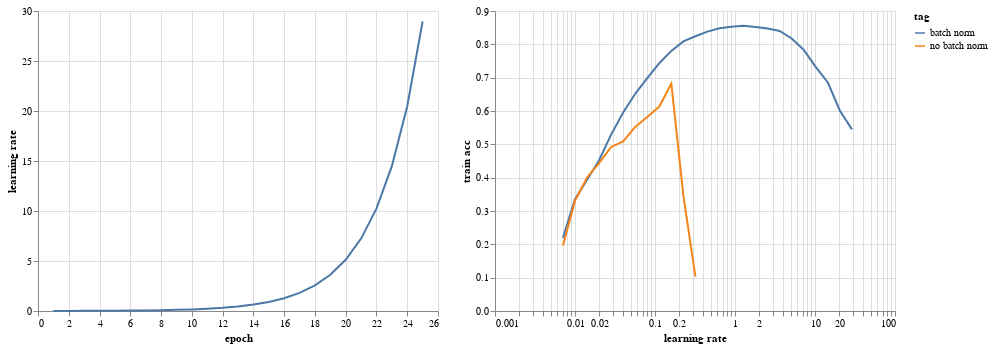

Notebook code cell kept with this figure:
### Markdown cell above
#### Results

### Code cell
fig['lr'] | fig['train acc']

### Figure 1 — Vega-Lite specification as saved in the notebook (floating-point values rounded to 4 significant figures)
{"config": {"view": {"continuousWidth": 400, "continuousHeight": 300}}, "hconcat": [{"data": {"name": "data-f5c2b3ab83f78cb819d4d487f401b039"}, "mark": "line", "encoding": {"x": {"type": "quantitative", "field": "epoch"}, "y": {"type": "quantitative", "field": "learning rate"}}}, {"data": {"name": "data-f5c2b3ab83f78cb819d4d487f401b039"}, "mark": "line", "encoding": {"color": {"type": "nominal", "field": "tag"}, "x": {"type": "quantitative", "field": "learning rate", "scale": {"base": 10, "type": "log"}}, "y": {"type": "quantitative", "field": "train acc"}}}], "$schema": "https://vega.github.io/schema/vega-lite/v4.8.1.json", "datasets": {"data-f5c2b3ab83f78cb819d4d487f401b039": [{"tag": "batch norm", "epoch": 1, "learning rate": 0.007071, "train acc": 0.2193}, {"tag": "batch norm", "epoch": 2, "learning rate": 0.01, "train acc": 0.3354}, {"tag": "batch norm", "epoch": 3, "learning rate": 0.01414, "train acc": 0.3937}, {"tag": "batch norm", "epoch": 4, "learning rate": 0.02, "train acc": 0.4525}, {"tag": "batch norm", "epoch": 5, "learning rate": 0.02828, "train acc": 0.5292}, {"tag": "batch norm", "epoch": 6, "learning rate": 0.04, "train acc": 0.5956}, {"tag": "batch norm", "epoch": 7, "learning rate": 0.05657, "train acc": 0.6515}, {"tag": "batch norm", "epoch": 8, "learning rate": 0.08, "train acc": 0.6983}, {"tag": "batch norm", "epoch": 9, "learning rate": 0.1131, "train acc": 0.7433}, {"tag": "batch norm", "epoch": 10, "learning rate": 0.16, "train acc": 0.7803}, {"tag": "batch norm", "epoch": 11, "learning rate": 0.2263, "train acc": 0.809}, {"tag": "batch norm", "epoch": 12, "learning rate": 0.32, "train acc": 0.8243}, {"tag": "batch norm", "epoch": 13, "learning rate": 0.4525, "train acc": 0.838}, {"tag": "batch norm", "epoch": 14, "learning rate": 0.64, "train acc": 0.8479}, {"tag": "batch norm", "epoch": 15, "learning rate": 0.9051, "train acc": 0.8529}, {"tag": "batch norm", "epoch": 16, "learning rate": 1.28, "train acc": 0.856}, {"tag": "batch norm", "epoch": 17, "learning rate": 1.81, "train acc": 0.8517}, {"tag": "batch norm", "epoch": 18, "learning rate": 2.56, "train acc": 0.8472}, {"tag": "batch norm", "epoch": 19, "learning rate": 3.62, "train acc": 0.8401}, {"tag": "batch norm", "epoch": 20, "learning rate": 5.12, "train acc": 0.8175}, {"tag": "batch norm", "epoch": 21, "learning rate": 7.241, "train acc": 0.7833}, {"tag": "batch norm", "epoch": 22, "learning rate": 10.24, "train acc": 0.7315}, {"tag": "batch norm", "epoch": 23, "learning rate": 14.48, "train acc": 0.6855}, {"tag": "batch norm", "epoch": 24, "learning rate": 20.48, "train acc": 0.6008}, {"tag": "batch norm", "epoch": 25, "learning rate": 28.96, "train acc": 0.5449}, {"tag": "no batch norm", "epoch": 1, "learning rate": 0.007071, "train acc": 0.1968}, {"tag": "no batch norm", "epoch": 2, "learning rate": 0.01, "train acc": 0.3303}, {"tag": "no batch norm", "epoch": 3, "learning rate": 0.01414, "train acc": 0.4007}, {"tag": "no batch norm", "epoch": 4, "learning rate": 0.02, "train acc": 0.4436}, {"tag": "no batch norm", "epoch": 5, "learning rate": 0.02828, "train acc": 0.4922}, {"tag": "no batch norm", "epoch": 6, "learning rate": 0.04, "train acc": 0.509}, {"tag": "no batch norm", "epoch": 7, "learning rate": 0.05657, "train acc": 0.5522}, {"tag": "no batch norm", "epoch": 8, "learning rate": 0.08, "train acc": 0.5823}, {"tag": "no batch norm", "epoch": 9, "learning rate": 0.1131, "train acc": 0.6133}, {"tag": "no batch norm", "epoch": 10, "learning rate": 0.16, "train acc": 0.6824}, {"tag": "no batch norm", "epoch": 11, "learning rate": 0.2263, "train acc": 0.3461}, {"tag": "no batch norm", "epoch": 12, "learning rate": 0.32, "train acc": 0.1029}]}}
